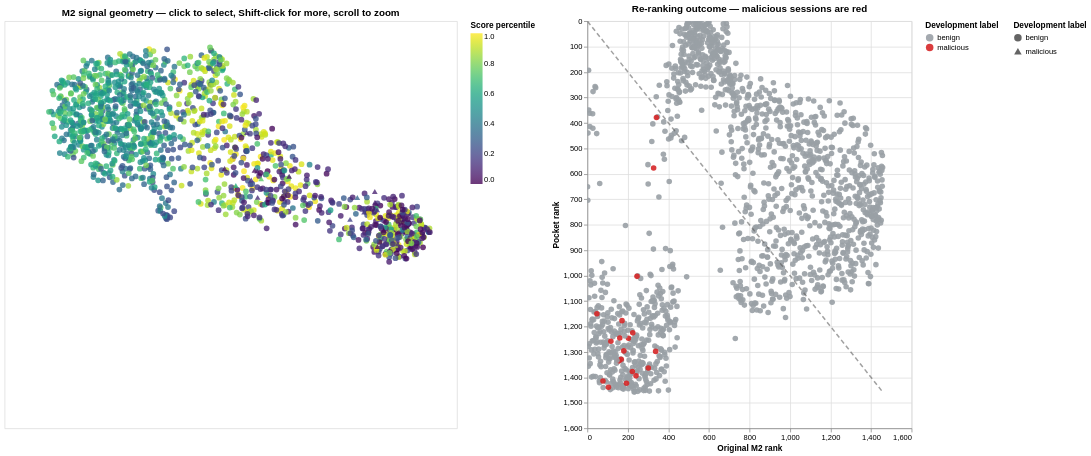

The notebook cell saved with this chart:
### Code cell
# Interactive signal-regime dashboard for the selected representation.
# Left: where each signal channel lives in the M2 representation.
# Right: how the pocket transform reordered sessions relative to intrinsic kNN.

import altair as alt

signal_umap = UMAP(
    n_neighbors=15,
    min_dist=0.1,
    n_components=2,
    metric="euclidean",
    random_state=SEED,
).fit_transform(selected["X"])

signal_plot_data = pd.DataFrame(
    {
        "session_id": selected["session_ids"],
        "umap_x": signal_umap[:, 0],
        "umap_y": signal_umap[:, 1],
        "intrinsic_score": selected["s"],
        "neighbor_score": selected["channels"]["neighbor_support"],
        "two_hop_score": (
            selected["channels"]["neighbor_support"]
            - selected["channels"]["pocket"]
        ),
        "pocket_score": selected["channels"]["pocket"],
    }
)

signal_plot_data = signal_plot_data.merge(
    session_table[["session_id", "label"]],
    on="session_id",
    how="left",
    validate="one_to_one",
)

signal_plot_data["intrinsic_rank"] = signal_plot_data[
    "intrinsic_score"
].rank(ascending=False, method="min")
signal_plot_data["pocket_rank"] = signal_plot_data[
    "pocket_score"
].rank(ascending=False, method="min")
signal_plot_data["rank_gain"] = (
    signal_plot_data["intrinsic_rank"]
    - signal_plot_data["pocket_rank"]
)

# Percentiles let one shared color scale work for channels with different units.
score_columns = (
    "intrinsic_score",
    "neighbor_score",
    "two_hop_score",
    "pocket_score",
)
for score_column in score_columns:
    signal_plot_data[f"{score_column}_percentile"] = signal_plot_data[
        score_column
    ].rank(pct=True, method="average")

score_selector = alt.param(
    name="score_field",
    value="pocket_score_percentile",
    bind=alt.binding_select(
        name="Color map by: ",
        options=[f"{column}_percentile" for column in score_columns],
        labels=["Intrinsic s", "Neighbor Ps", "Two-hop P²s", "Pocket Ps − P²s"],
    ),
)
map_brush = alt.selection_point(
    name="inspect_sessions",
    fields=["session_id"],
    on="click",
    toggle="event.shiftKey",
    empty=True,
)

tooltip_fields = [
    alt.Tooltip("session_id:N", title="Session"),
    alt.Tooltip("label:N", title="Development label"),
    alt.Tooltip("intrinsic_score:Q", title="s", format=".3f"),
    alt.Tooltip("neighbor_score:Q", title="Ps", format=".3f"),
    alt.Tooltip("two_hop_score:Q", title="P²s", format=".3f"),
    alt.Tooltip("pocket_score:Q", title="Ps − P²s", format=".3f"),
    alt.Tooltip("intrinsic_rank:Q", title="Intrinsic rank", format=".0f"),
    alt.Tooltip("pocket_rank:Q", title="Pocket rank", format=".0f"),
    alt.Tooltip("rank_gain:Q", title="Rank gain", format="+.0f"),
]

signal_map = (
    alt.Chart(signal_plot_data)
    .transform_calculate(selected_score="datum[score_field]")
    .mark_point(filled=True, size=58, opacity=0.78)
    .encode(
        x=alt.X("umap_x:Q", title="UMAP 1", axis=None),
        y=alt.Y("umap_y:Q", title="UMAP 2", axis=None),
        color=alt.Color(
            "selected_score:Q",
            title="Score percentile",
            scale=alt.Scale(domain=[0, 1], scheme="viridis"),
        ),
        shape=alt.Shape(
            "label:N",
            title="Development label",
            scale=alt.Scale(
                domain=["benign", "malicious"],
                range=["circle", "triangle-up"],
            ),
        ),
        tooltip=tooltip_fields,
    )
    .add_params(score_selector, map_brush)
    .properties(
        width=600,
        height=540,
        title="M2 signal geometry — click to select, Shift-click for more, scroll to zoom",
    )
    .interactive()
)

rank_points = (
    alt.Chart(signal_plot_data)
    .mark_point(filled=True, size=55)
    .encode(
        x=alt.X("intrinsic_rank:Q", title="Original M2 rank"),
        y=alt.Y(
            "pocket_rank:Q",
            title="Pocket rank",
            scale=alt.Scale(reverse=True),
        ),
        color=alt.Color(
            "label:N",
            title="Development label",
            scale=alt.Scale(
                domain=["benign", "malicious"],
                range=["#9aa0a6", "#d62728"],
            ),
        ),
        opacity=alt.condition(map_brush, alt.value(0.9), alt.value(0.08)),
        tooltip=tooltip_fields,
    )
    .properties(
        width=430,
        height=540,
        title="Re-ranking outcome — malicious sessions are red",
    )
    .interactive()
)

rank_diagonal_data = pd.DataFrame(
    {
        "intrinsic_rank": [1, len(signal_plot_data)],
        "pocket_rank": [1, len(signal_plot_data)],
    }
)
rank_diagonal = (
    alt.Chart(rank_diagonal_data)
    .mark_line(color="#555555", strokeDash=[6, 4], opacity=0.55)
    .encode(x="intrinsic_rank:Q", y="pocket_rank:Q")
)

signal_regime_dashboard = (
    signal_map | (rank_points + rank_diagonal)
).resolve_scale(color="independent")

signal_regime_dashboard

### Figure 1 — Vega-Lite specification as saved in the notebook (floating-point values rounded to 4 significant figures; data arrays with more than 128 entries replaced by an {"elided": "..."} marker saying what was removed)
{"config": {"view": {"continuousWidth": 300, "continuousHeight": 300}}, "hconcat": [{"data": {"name": "data-18f437055b8b0b366451cc210e01df5f"}, "mark": {"type": "point", "filled": true, "opacity": 0.78, "size": 58}, "encoding": {"color": {"field": "selected_score", "scale": {"domain": [0, 1], "scheme": "viridis"}, "title": "Score percentile", "type": "quantitative"}, "shape": {"field": "label", "scale": {"domain": ["benign", "malicious"], "range": ["circle", "triangle-up"]}, "title": "Development label", "type": "nominal"}, "tooltip": [{"field": "session_id", "title": "Session", "type": "nominal"}, {"field": "label", "title": "Development label", "type": "nominal"}, {"field": "intrinsic_score", "format": ".3f", "title": "s", "type": "quantitative"}, {"field": "neighbor_score", "format": ".3f", "title": "Ps", "type": "quantitative"}, {"field": "two_hop_score", "format": ".3f", "title": "P²s", "type": "quantitative"}, {"field": "pocket_score", "format": ".3f", "title": "Ps − P²s", "type": "quantitative"}, {"field": "intrinsic_rank", "format": ".0f", "title": "Intrinsic rank", "type": "quantitative"}, {"field": "pocket_rank", "format": ".0f", "title": "Pocket rank", "type": "quantitative"}, {"field": "rank_gain", "format": "+.0f", "title": "Rank gain", "type": "quantitative"}], "x": {"axis": null, "field": "umap_x", "title": "UMAP 1", "type": "quantitative"}, "y": {"axis": null, "field": "umap_y", "title": "UMAP 2", "type": "quantitative"}}, "height": 540, "name": "view_58a979a5b8acc727_0", "title": "M2 signal geometry — click to select, Shift-click for more, scroll to zoom", "transform": [{"calculate": "datum[score_field]", "as": "selected_score"}], "width": 600}, {"layer": [{"data": {"name": "data-18f437055b8b0b366451cc210e01df5f"}, "mark": {"type": "point", "filled": true, "size": 55}, "encoding": {"color": {"field": "label", "scale": {"domain": ["benign", "malicious"], "range": ["#9aa0a6", "#d62728"]}, "title": "Development label", "type": "nominal"}, "opacity": {"condition": {"param": "inspect_sessions", "value": 0.9, "empty": true}, "value": 0.08}, "tooltip": [{"field": "session_id", "title": "Session", "type": "nominal"}, {"field": "label", "title": "Development label", "type": "nominal"}, {"field": "intrinsic_score", "format": ".3f", "title": "s", "type": "quantitative"}, {"field": "neighbor_score", "format": ".3f", "title": "Ps", "type": "quantitative"}, {"field": "two_hop_score", "format": ".3f", "title": "P²s", "type": "quantitative"}, {"field": "pocket_score", "format": ".3f", "title": "Ps − P²s", "type": "quantitative"}, {"field": "intrinsic_rank", "format": ".0f", "title": "Intrinsic rank", "type": "quantitative"}, {"field": "pocket_rank", "format": ".0f", "title": "Pocket rank", "type": "quantitative"}, {"field": "rank_gain", "format": "+.0f", "title": "Rank gain", "type": "quantitative"}], "x": {"field": "intrinsic_rank", "title": "Original M2 rank", "type": "quantitative"}, "y": {"field": "pocket_rank", "scale": {"reverse": true}, "title": "Pocket rank", "type": "quantitative"}}, "name": "view_8f20e74cef30aa20_1", "title": "Re-ranking outcome — malicious sessions are red"}, {"data": {"name": "data-c47127ec55969d3f9a21b495dbd84f8c"}, "mark": {"type": "line", "color": "#555555", "opacity": 0.55, "strokeDash": [6, 4]}, "encoding": {"x": {"field": "intrinsic_rank", "type": "quantitative"}, "y": {"field": "pocket_rank", "type": "quantitative"}}}], "height": 540, "width": 430}], "params": [{"name": "score_field", "bind": {"input": "select", "options": ["intrinsic_score_percentile", "neighbor_score_percentile", "two_hop_score_percentile", "pocket_score_percentile"], "labels": ["Intrinsic s", "Neighbor Ps", "Two-hop P²s", "Pocket Ps − P²s"], "name": "Color map by: "}, "value": "pocket_score_percentile"}, {"name": "inspect_sessions", "select": {"type": "point", "fields": ["session_id"], "on": "click", "toggle": "event.shiftKey"}, "views": ["view_58a979a5b8acc727_0"]}, {"name": "param_1e9efca18e7a2868", "select": {"type": "interval", "encodings": ["x", "y"]}, "bind": "scales", "views": ["view_58a979a5b8acc727_0", "view_8f20e74cef30aa20_0", "view_8f20e74cef30aa20_1"]}], "resolve": {"scale": {"color": "independent"}}, "$schema": "https://vega.github.io/schema/vega-lite/v6.4.1.json", "datasets": {"data-18f437055b8b0b366451cc210e01df5f": {"elided": "1457 records"}, "data-c47127ec55969d3f9a21b495dbd84f8c": [{"intrinsic_rank": 1, "pocket_rank": 1}, {"intrinsic_rank": 1457, "pocket_rank": 1457}]}}
